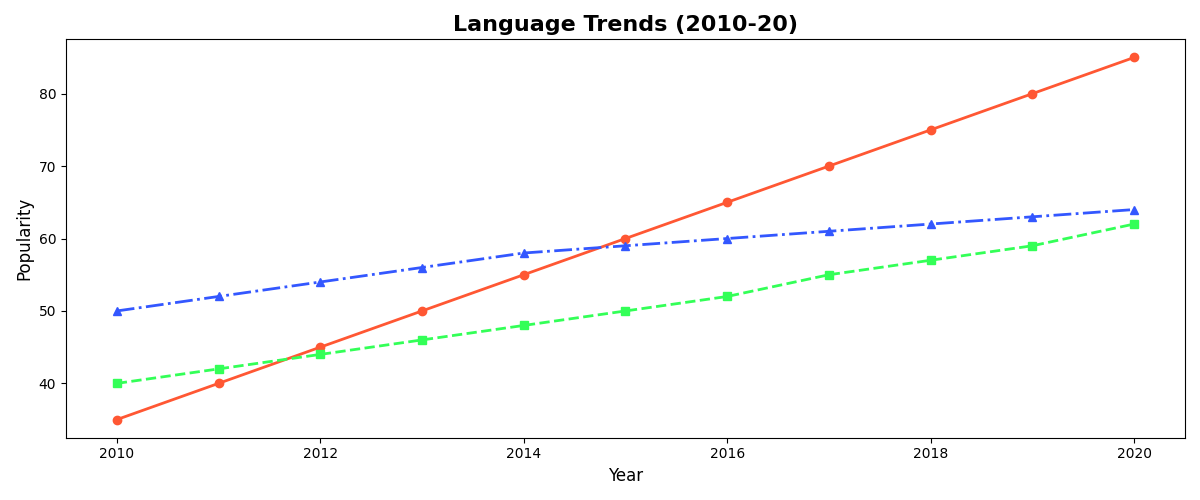

Write Python code to recreate this figure.
import matplotlib.pyplot as plt
import numpy as np

years = np.arange(2010, 2021)

python_popularity = np.array([35, 40, 45, 50, 55, 60, 65, 70, 75, 80, 85])
javascript_popularity = np.array([40, 42, 44, 46, 48, 50, 52, 55, 57, 59, 62])
java_popularity = np.array([50, 52, 54, 56, 58, 59, 60, 61, 62, 63, 64])

fig, ax = plt.subplots(figsize=(12, 5))

ax.plot(years, python_popularity, color='#FF5733', marker='o', linestyle='-', linewidth=2)
ax.plot(years, javascript_popularity, color='#33FF57', marker='s', linestyle='--', linewidth=2)
ax.plot(years, java_popularity, color='#3357FF', marker='^', linestyle='-.', linewidth=2)

ax.set_title('Language Trends (2010-20)', fontsize=16, fontweight='bold')
ax.set_xlabel('Year', fontsize=12)
ax.set_ylabel('Popularity', fontsize=12)

plt.tight_layout()
plt.show()
